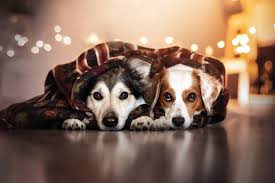
%> input picture WebTech/css/dog.jpg, 275 x 183 px
$ octave lab10.m   (GNU Octave 9; MATLAB toolbox functions it lacks are replaced by stand-ins)
%> lines starting %> are read from the running program, lines starting %| are printed output that depends on the picture
img = imread('dog.jpg');
%> img is the input picture: size 183x275x3 uint8; mean R, G, B 135.5, 107.8, 91.6
img = im2double(img);
%> img: size 183x275x3 double
mean_noise = 0;
sigma = 0.05;
noise = mean_noise + sigma * randn(size(img));
noisy_img = img + noise;
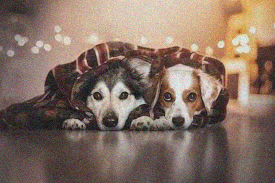
%> noisy_img: size 183x275x3 double; mean R, G, B 0.531, 0.423, 0.359; mean of the top-left, top-right, bottom-left and bottom-right quarters 0.498, 0.624, 0.28, 0.351; drawn with min black and max white
noisy_img = min(max(noisy_img, 0), 1);
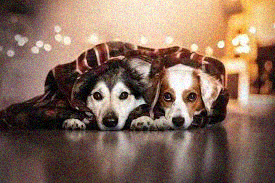
%> noisy_img: size 183x275x3 double; mean R, G, B 0.53, 0.423, 0.36
figure;
subplot(1,2,1);
imshow(img);
title('Original Grayscale Image');

subplot(1,2,2);
imshow(noisy_img);
title('Image with Gaussian Noise');
